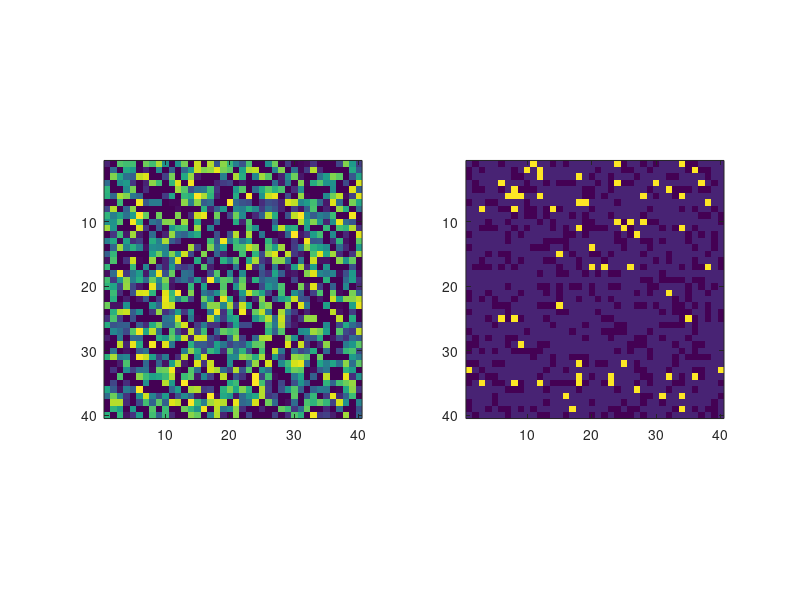

Recreate this plot in MATLAB. (Note: this script raises an error after producing the figure.)
%Main program modified for sudden decrease in legitimacy

clc
clear all
close all



%Grid Size
N=40;

%Agent denisty
adensity=0.7;
cdensity=0.04;

numagents=round(adensity*N*N);
numcops=round(cdensity*N*N);

%Legitimacy
L=0.9;

%Threshold
Threshold=0.1;

%k
konst=2.3;

%Max Jail term
J_max=30;

%Making P_grid - each cell in this grid contains the agent# of the person
%living there or 0 if noone is living there.  Civilian agents have 
%agentnumbers ranging from 1 to numagent.  Cops have agentnumbers ranging
%from numagent+1 to numcops
P_grid=[1:numagents+numcops zeros(1, N*N-(numagents+numcops))];
P_grid=P_grid(randperm(N*N));
P_grid=reshape(P_grid, N, N);

%Initializing Agent and Cop Vectors
%Only civilians have hardship, riskaversion, and jail time so those vectors
%are only as long as the number of civilian agents
%Both civilians and cops have vision, state, and Row and Column Coordinates
agentvision=7;
copvision=7;

%Hardship of each agent
H_agent=zeros(numagents,1);

%Riskaversion of each agent
Rk_agent=zeros(numagents,1);

%Remaining jail term for each agent (0=not in jail)
J_agent=zeros(numagents,1);

%vision of each agent
V_agent=zeros(numagents+numcops,1);

%state of each agent 0 = in Jail, 1 = Quiet, 5 = Active, 10 = Cop
S_agent=zeros(numagents+numcops,1);

%Row coordinate of each agent
R_agent=zeros(numagents+numcops,1);
%Column coordinate of each agent
C_agent=zeros(numagents+numcops,1);


%In the same loop will create grievance and state grids (G_grid and S_grid)
G_grid=zeros(N,N); %could be 0 for cops or empty spots Grievance for rest
S_grid=zeros(N,N); %could be 0, 1, 5 and 10

for i=1:N
    for j=1:N
        
        %first determining the agent number of that location
         agentnumber=P_grid(i,j);
            
        %If agent on that grid location is a civilian agent
        if agentnumber>0 && agentnumber<=numagents
            
            
            H_agent(agentnumber)=rand;
            G_grid(i,j)=H_agent(agentnumber)*(1-L);
            
            Rk_agent(agentnumber)=rand;
            
            J_agent(agentnumber)=0;
            
            V_agent(agentnumber)=agentvision;
            
            S_agent(agentnumber)=1;
            S_grid(i,j)=S_agent(agentnumber);
            
            R_agent(agentnumber)=i;
            C_agent(agentnumber)=j;
        
        %else if agent on grid location is a cop
        elseif agentnumber>numagents
           
            V_agent(agentnumber)=copvision;
            
            S_agent(agentnumber)=10;
            S_grid(i,j)=S_agent(agentnumber);
            
            R_agent(agentnumber)=i;
            C_agent(agentnumber)=j;
        end
    end
end
figure(1)
subplot(1,2,1), imagesc(G_grid);
axis square
subplot(1,2,2), imagesc(S_grid);
axis square;


numruns=200;
%initializing number of active, jailed, amd quiet agents
countactive=zeros(numruns,1);
countjailed=zeros(numruns,1);
countquiet=zeros(numruns,1);


for t=1:numruns
    
    %decrease legitimacy by 0.1 suddenly in the 100th period
    if t==100
        L=L-0.1;
    end
    
    %going through agent list in random order
    
    for k=randperm(numagents+numcops)
        
        %If agent is a jailed civilian, he stays there and loses a year of
        %jail time. If his jail time is exhausted, he is released as a
        %quiet agent in the same location.  Also updating the Stategrid for
        %that location upon release
        if k<=numagents && S_agent(k)==0
            J_agent(k)=J_agent(k)-1;
            if J_agent(k)==0
                S_agent(k)=1;
                S_grid(R_agent(k), C_agent(k))=1;
            end
            
            %Jailed agents are not moved. If jailed agents can move, the
            %continue statement below needs to be removed
            continue
        end
        
        %The function below moves the current agent to a new vacant
        %location.  The function updates the P_grid. S_grid, G_grid and 
        %agent propoerties are upgraded in the main program, i.e., here
        [P_grid tempr tempc]=moveagent(P_grid, N, R_agent(k), C_agent(k), V_agent(k));
        %tempr and tempc are the location to which the agent has moved
        S_grid(tempr, tempc)=S_agent(k);
        S_grid(R_agent(k), C_agent(k))=0;
        %If applicable, also updating grievance grid
        if k<=numagents
            G_grid(tempr, tempc)= H_agent(k)*(1-L);
            G_grid(R_agent(k), C_agent(k))=0;
        end
        %Finally updating row and column coordinates for that agent
        R_agent(k)=tempr;
        C_agent(k)=tempc;
        
        
        
        
        %if agent is a cop
        if k>numagents
            
            [loccol locrow]=findactiveloc(S_grid, N, R_agent(k), C_agent(k), V_agent(k));
            
            if loccol==0
                continue
            end
            
            S_grid(loccol, locrow)=0;
            arrestedagentnum=P_grid(loccol, locrow);
            S_agent(arrestedagentnum)=0;
            J_agent(arrestedagentnum)=round(J_max*rand);
        
        %if agent is a civilian 
        else
            
            %find ratio of cops to active agents within visible area
            caratio=findcaratio(S_grid, N, R_agent(k), C_agent(k), V_agent(k));
            caratio=floor(caratio);
            %Compute net risk
            Netrisk=Rk_agent(k)*(1-exp(0.0-konst*caratio));
            
            %Decide whether to be active
            if (H_agent(k)*(1-L))-Netrisk > Threshold
                S_agent(k)=5;
                S_grid(R_agent(k), C_agent(k))=5;
            else
                S_agent(k)=1;
                S_grid(R_agent(k), C_agent(k))=1;
            end
        end
    end
    
    countactive(t)=sum(S_agent==5);
    countjailed(t)=sum(S_agent==0);
    countquiet(t)=sum(S_agent==1);
    
    
    figure(2)
    plot(1:t,countactive(1:t),'r+-',1:t,countjailed(1:t),'b^-', 1:t,countquiet(1:t),'co-');
    axis square
    
    
    drawnow
    
    
end
